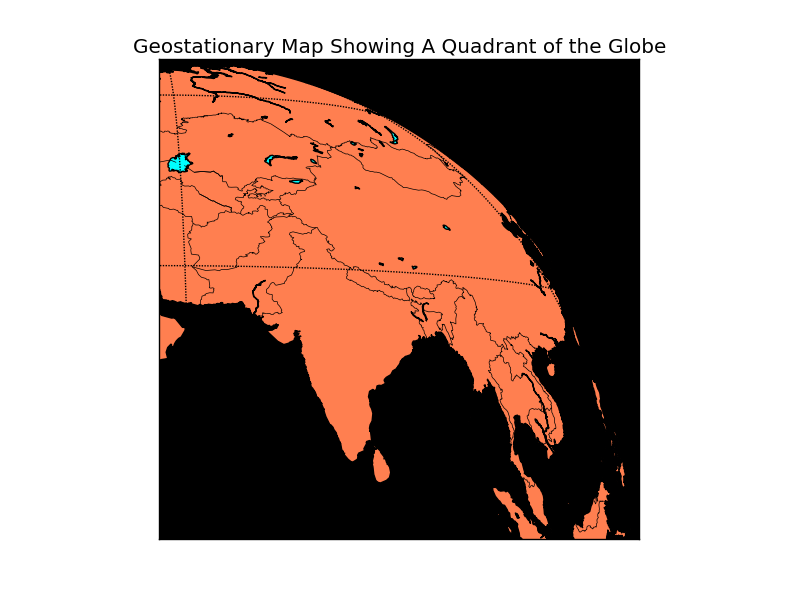

This chart was generated by the following Python code:
from mpl_toolkits.basemap import Basemap
import numpy as np
import matplotlib.pyplot as plt
fig = plt.figure()
# global geostationary map centered on lon_0
lon_0=57.
# resolution = None means don't process the boundary datasets.
m1 = Basemap(projection='geos',lon_0=lon_0,resolution=None)
# add an axes with a black background
ax = fig.add_axes([0.1,0.1,0.8,0.8],axisbg='k')
# plot just upper right quadrant (corners determined from global map).
# keywords llcrnrx,llcrnry,urcrnrx,urcrnry used to define the lower
# left and upper right corners in map projection coordinates.
# llcrnrlat,llcrnrlon,ucrnrlon,urcrnrlat could be used to define
# lat/lon values of corners - but this won't work in cases such as this
# where one of the corners does not lie on the earth.
m = Basemap(projection='geos',lon_0=lon_0,resolution='l',\
    llcrnrx=0.,llcrnry=0.,urcrnrx=m1.urcrnrx/2.,urcrnry=m1.urcrnry/2.)
m.drawcoastlines()
m.drawmapboundary(fill_color='aqua')
m.fillcontinents(color='coral',lake_color='aqua')
m.drawcountries()
# draw parallels and meridians.
m.drawparallels(np.arange(-90.,120.,30.))
m.drawmeridians(np.arange(0.,360.,60.))
m.drawmapboundary()
plt.title('Geostationary Map Showing A Quadrant of the Globe')
plt.show()
